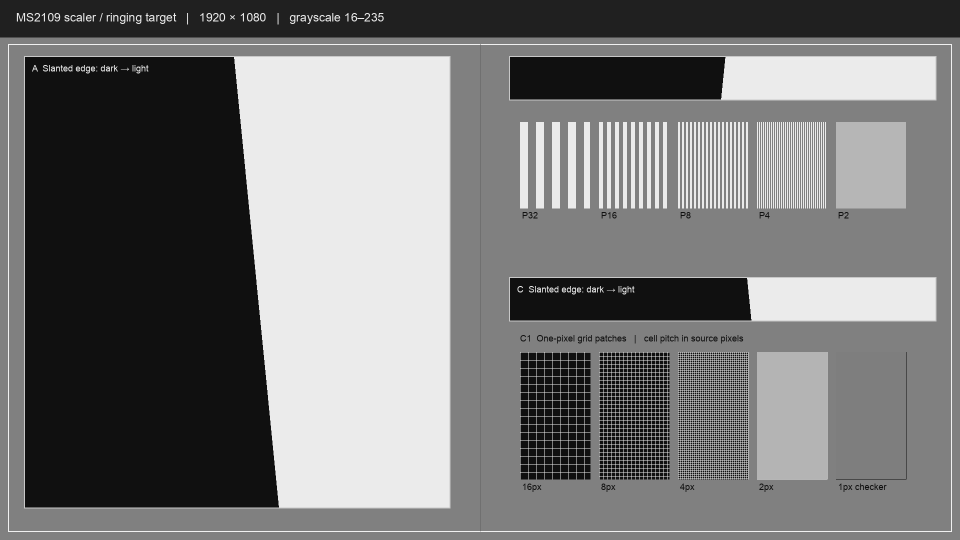
#> input picture artifacts/scaler-f9a0/test-chart-1920x1080.png, 1920 x 1080 px, found by its file name (shown at 1/2 size); the run also reads 2 pictures not shown here
$ python analyze_scaler_chart.py
#> lines starting #> are read from the running program, lines starting #| are printed output that depends on the picture
#!/usr/bin/env python3
"""Measure spatial-frequency response in the saved MS2109 grid-chart captures."""
import argparse
import hashlib
import json
from pathlib import Path

import numpy as np
from PIL import Image


def luma(path):
    rgb = np.asarray(Image.open(path).convert("RGB"), dtype=np.int32)
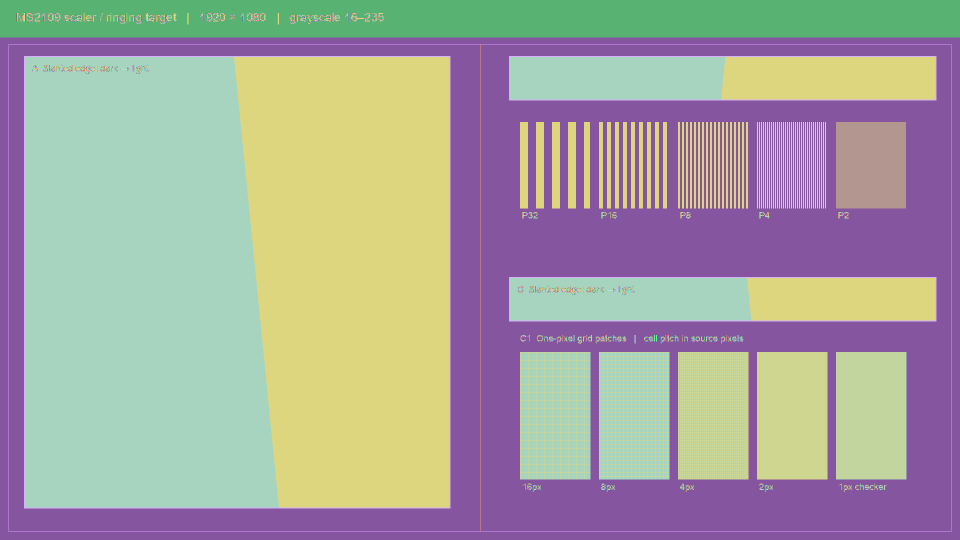
#> rgb: shape (1080, 1920, 3) int32 (shown at 1/2 size); 220 distinct labels, from 16 to 240; one colour per label, 0 black
    return (77 * rgb[..., 0] + 150 * rgb[..., 1] + 29 * rgb[..., 2]) >> 8
#> returned value: shape (1080, 1920) int32; 220 distinct labels, from 16 to 240


def michelson(values, mask):
    stripe = float(values[:, mask].mean())
    background = float(values[:, ~mask].mean())
    contrast = (stripe - background) / (stripe + background)
    return {
        "stripe_mean": round(stripe, 3),
        "background_mean": round(background, 3),
        "michelson_contrast": round(contrast, 6),
    }


def analyze(source_path, off_path, on_path):
    source, off, on = map(luma, (source_path, off_path, on_path))
#> in luma (call 2), `return (77 * rgb[..., 0] + 150 * rgb[..., 1] + 29 * rgb[..., 2]) >> 8`:
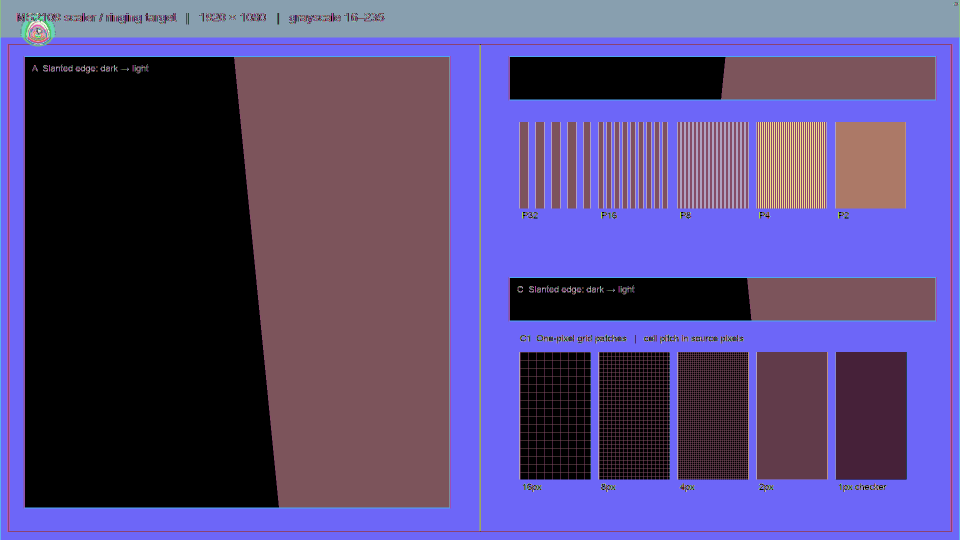
#> returned value: shape (1080, 1920) int32 (shown at 1/2 size); 236 distinct labels, from 0 to 255; one colour per label, 0 black
    if source.shape != off.shape or off.shape != on.shape:
        raise ValueError(f"Frame dimension mismatch: {source.shape}, {off.shape}, {on.shape}")

    patches = []
    for index, period in enumerate((32, 16, 8, 4, 2)):
        x = 1040 + index * 158
        xx = np.arange(x + 3, x + 137)
        stripe_mask = (((xx - x) // max(1, period // 2)) % 2) == 0
        rows = slice(260, 400)
        source_stats = michelson(source[rows, x + 3:x + 137], stripe_mask)
        off_stats = michelson(off[rows, x + 3:x + 137], stripe_mask)
        on_stats = michelson(on[rows, x + 3:x + 137], stripe_mask)
        patches.append({
            "period_px": period,
            "source": source_stats,
            "f9a0_00": off_stats,
            "f9a0_01": on_stats,
            "contrast_gain_vs_source": round(
                off_stats["michelson_contrast"] / source_stats["michelson_contrast"], 4
            ),
        })
#> this loop made 5 passes
#> after the loop, patches = 5 items

    # The 1-pixel checker is a 2-pixel-period Nyquist target.
    checker_roi = np.s_[720:940, 1680:1800]
    checker_mask = np.fromfunction(lambda y, x: ((y + x) % 2) * 2 - 1,
                                   off[checker_roi].shape)
    checker = {}
    for name, frame in (("source", source), ("f9a0_00", off), ("f9a0_01", on)):
        checker[name + "_alternating_luma_amplitude"] = round(
            float(np.mean(frame[checker_roi] * checker_mask)), 3
        )
#> this loop made 3 passes
#> name on passes 1 to 3: 'source', 'f9a0_00', 'f9a0_01'
#> after the loop, checker = {'source_alternating_luma_amplitude': 109.5, 'f9a0_00_alternating_luma_amplitude': 127.5, 'f9a0_01_alternating_luma_amplitude': 127.5}

    changed = np.any(off != on, axis=0)
    return {
        "source": str(source_path),
        "f9a0_00_frame": str(off_path),
        "f9a0_01_frame": str(on_path),
        "dimensions": [int(off.shape[1]), int(off.shape[0])],
        "f9a0_frames_byte_identical": hashlib.sha256(off.tobytes()).digest()
            == hashlib.sha256(on.tobytes()).digest(),
        "changed_pixel_count": int(changed.sum()),
        "stripe_patches": patches,
        "checker_patch": checker,
        "2px_to_32px_contrast_ratio": round(
            patches[-1]["f9a0_00"]["michelson_contrast"] / patches[0]["f9a0_00"]["michelson_contrast"], 4
        ),
        "interpretation_limit": (
            "This is end-to-end display, HDMI, MS2109 and YUY2/RGB-conversion response; "
            "it identifies frequency-dependent contrast shaping but cannot isolate the "
            "chip stage by itself."
        ),
    }


def main():
    parser = argparse.ArgumentParser()
    parser.add_argument("--source", type=Path,
                        default=Path("artifacts/scaler-f9a0/test-chart-1920x1080.png"))
    parser.add_argument("--off", type=Path,
                        default=Path("artifacts/scaler-f9a0/grid-01/f9a0-00-1080.png"))
    parser.add_argument("--on", type=Path,
                        default=Path("artifacts/scaler-f9a0/grid-01/f9a0-01-1080.png"))
    parser.add_argument("--output", type=Path,
                        default=Path("artifacts/scaler-f9a0/grid-01/spatial-response.json"))
    args = parser.parse_args()
    result = analyze(args.source, args.off, args.on)
#> result = 10 items
    args.output.write_text(json.dumps(result, indent=2) + "\n")
    print(json.dumps(result, indent=2))
#> (printed output is left out)


if __name__ == "__main__":
    main()
